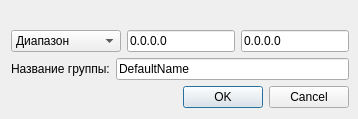
<?xml version="1.0" encoding="UTF-8"?>
<ui version="4.0">
 <class>DialogGroup</class>
 <widget class="QDialog" name="DialogGroup">
  <property name="geometry">
   <rect>
    <x>0</x>
    <y>0</y>
    <width>549</width>
    <height>365</height>
   </rect>
  </property>
  <property name="windowTitle">
   <string>Dialog</string>
  </property>
  <layout class="QGridLayout" name="gridLayout">
   <property name="sizeConstraint">
    <enum>QLayout::SetFixedSize</enum>
   </property>
   <property name="topMargin">
    <number>30</number>
   </property>
   <property name="rightMargin">
    <number>9</number>
   </property>
   <item row="1" column="0">
    <layout class="QHBoxLayout" name="horizontalLayout_2">
     <property name="sizeConstraint">
      <enum>QLayout::SetFixedSize</enum>
     </property>
     <item>
      <widget class="QLabel" name="label">
       <property name="text">
        <string>Название группы:</string>
       </property>
      </widget>
     </item>
     <item>
      <widget class="QLineEdit" name="lineEditNameGroup">
       <property name="text">
        <string>DefaultName</string>
       </property>
      </widget>
     </item>
    </layout>
   </item>
   <item row="2" column="0">
    <widget class="QDialogButtonBox" name="buttonBox">
     <property name="orientation">
      <enum>Qt::Horizontal</enum>
     </property>
     <property name="standardButtons">
      <set>QDialogButtonBox::Cancel|QDialogButtonBox::Ok</set>
     </property>
    </widget>
   </item>
   <item row="0" column="0">
    <layout class="QHBoxLayout" name="horizontalLayout">
     <property name="sizeConstraint">
      <enum>QLayout::SetFixedSize</enum>
     </property>
     <item>
      <widget class="QComboBox" name="comboBox">
       <item>
        <property name="text">
         <string>Диапазон</string>
        </property>
       </item>
       <item>
        <property name="text">
         <string>IP/маска сети</string>
        </property>
       </item>
       <item>
        <property name="text">
         <string>Выбрать узлы</string>
        </property>
       </item>
      </widget>
     </item>
     <item>
      <widget class="QLineEdit" name="lineEditStartIP">
       <property name="text">
        <string>0.0.0.0</string>
       </property>
      </widget>
     </item>
     <item>
      <widget class="QLineEdit" name="lineEditEndIP">
       <property name="enabled">
        <bool>true</bool>
       </property>
       <property name="text">
        <string>0.0.0.0</string>
       </property>
      </widget>
     </item>
    </layout>
   </item>
  </layout>
 </widget>
 <resources/>
 <connections>
  <connection>
   <sender>buttonBox</sender>
   <signal>accepted()</signal>
   <receiver>DialogGroup</receiver>
   <slot>accept()</slot>
   <hints>
    <hint type="sourcelabel">
     <x>248</x>
     <y>254</y>
    </hint>
    <hint type="destinationlabel">
     <x>157</x>
     <y>274</y>
    </hint>
   </hints>
  </connection>
  <connection>
   <sender>buttonBox</sender>
   <signal>rejected()</signal>
   <receiver>DialogGroup</receiver>
   <slot>reject()</slot>
   <hints>
    <hint type="sourcelabel">
     <x>316</x>
     <y>260</y>
    </hint>
    <hint type="destinationlabel">
     <x>286</x>
     <y>274</y>
    </hint>
   </hints>
  </connection>
 </connections>
</ui>
